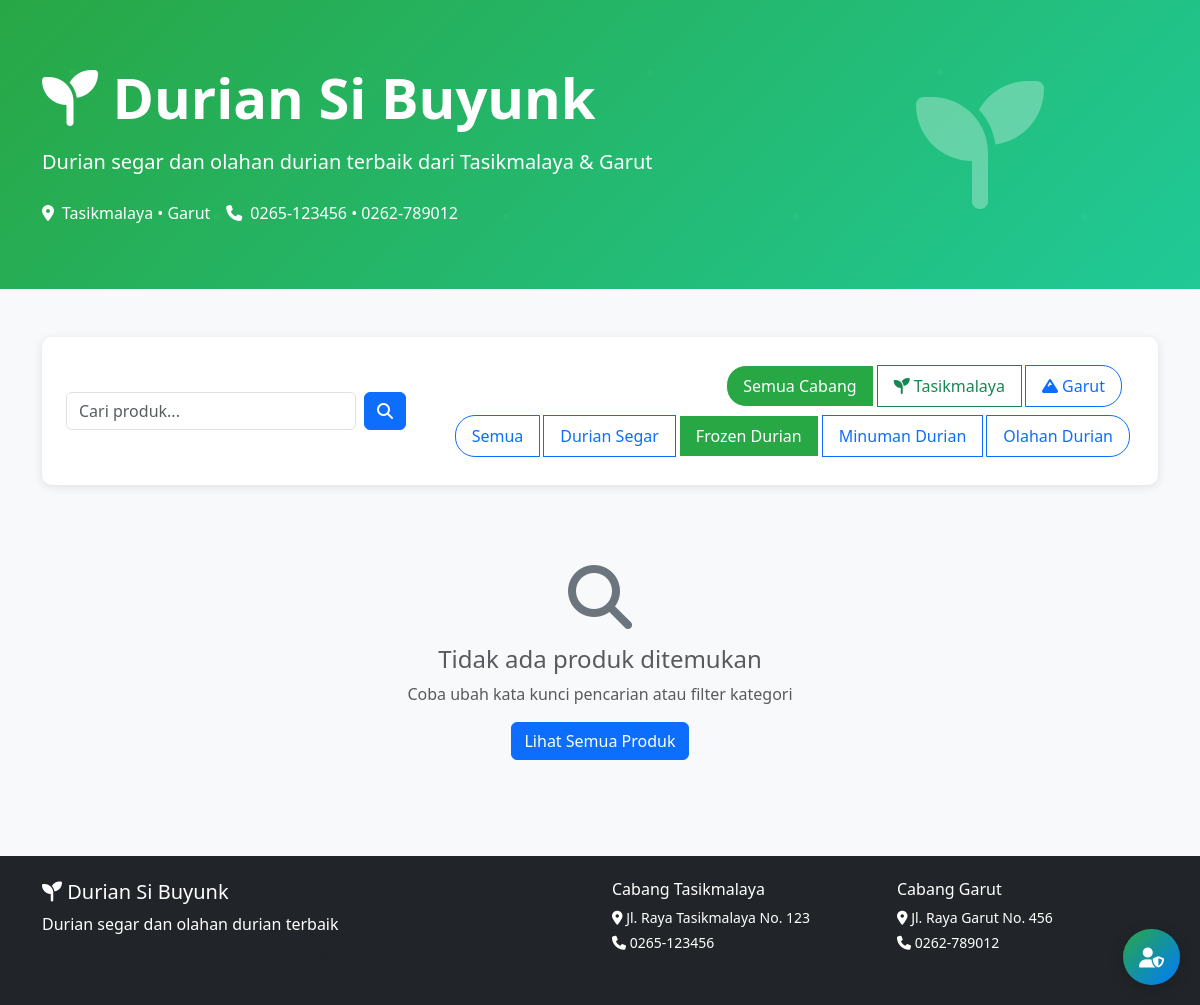
Before: /?kategori=4 with the older database file.
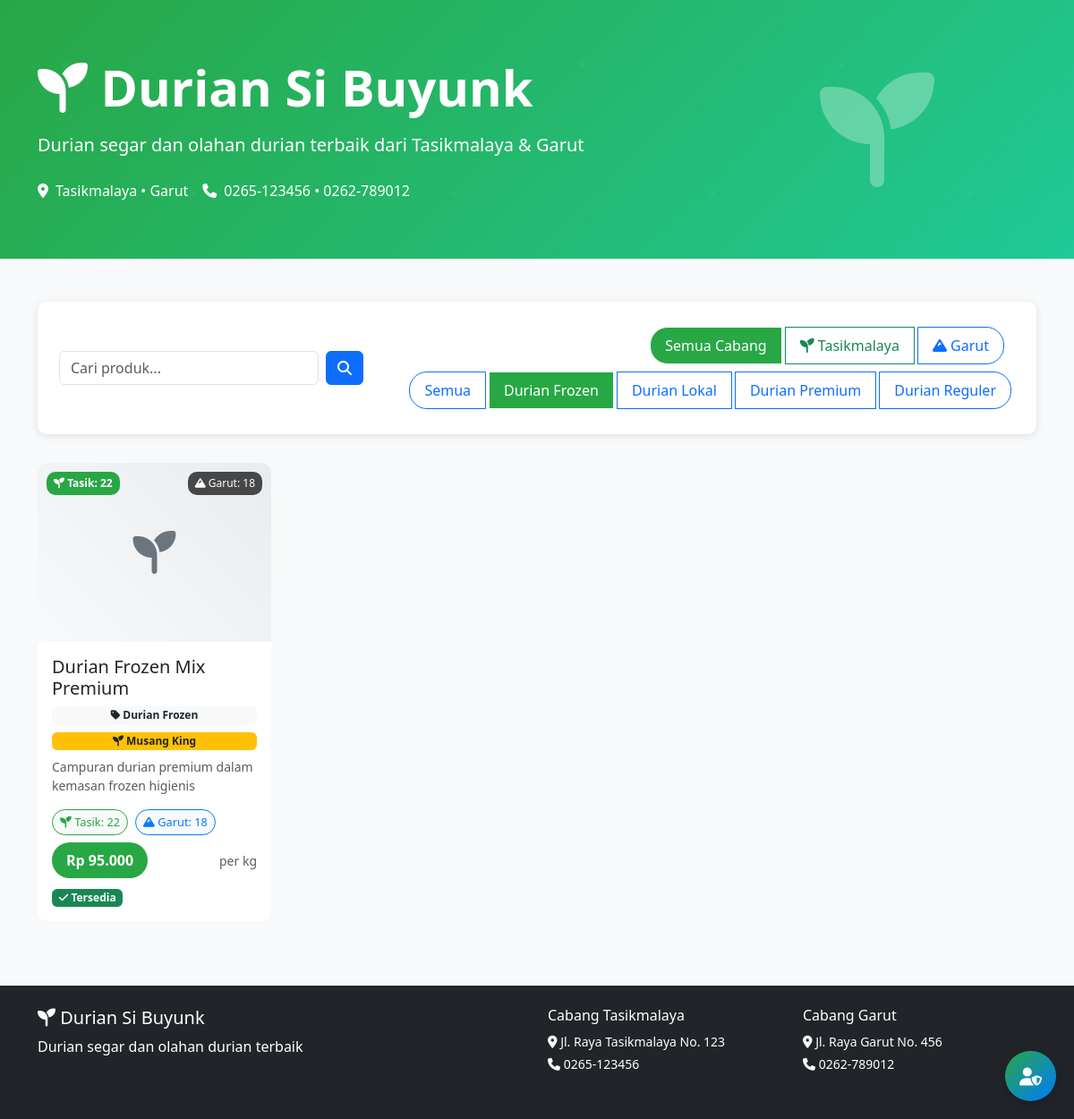
After: the same page with the newer database file.
### tables this page shows
CREATE TABLE `kategori` (
  `id` int(11) NOT NULL,
  `nama_kategori` varchar(100) NOT NULL,
  `deskripsi` text DEFAULT NULL,
  `created_at` timestamp NOT NULL DEFAULT current_timestamp()
);

CREATE TABLE `produk` (
  `id` int(11) NOT NULL,
  `nama_produk` varchar(200) NOT NULL,
  `kategori_id` int(11) DEFAULT NULL,
  `jenis_durian_id` int(11) DEFAULT NULL,
  `harga` decimal(12,2) NOT NULL,
  `harga_per_kg` decimal(12,2) DEFAULT 0.00 COMMENT 'Harga per kilogram',
  `stok_tasik` int(11) DEFAULT 0,
  `stok_garut` int(11) DEFAULT 0,
  `total_kg_tasik` decimal(10,3) DEFAULT 0.000 COMMENT 'Total berat stok Tasik dalam kg',
  `total_kg_garut` decimal(10,3) DEFAULT 0.000 COMMENT 'Total berat stok Garut dalam kg',
  `total_pcs_tasik` int(11) DEFAULT 0 COMMENT 'Total pieces Tasik',
  `total_pcs_garut` int(11) DEFAULT 0 COMMENT 'Total pieces Garut',
  `satuan` varchar(20) DEFAULT 'pcs',
  `deskripsi` text DEFAULT NULL,
  `gambar` varchar(255) DEFAULT NULL,
  `status` enum('aktif','nonaktif') DEFAULT 'aktif',
  `created_at` timestamp NOT NULL DEFAULT current_timestamp(),
  `updated_at` timestamp NOT NULL DEFAULT current_timestamp() ON UPDATE current_timestamp()
);

CREATE TABLE `jenis_durian` (
  `id` int(11) NOT NULL,
  `nama_jenis` varchar(100) NOT NULL,
  `deskripsi` text DEFAULT NULL,
  `created_at` timestamp NOT NULL DEFAULT current_timestamp()
);

### includes/functions.php (called while the page is built, shortened)
<?php
require_once __DIR__ . '/../config/config.php';
function getCategories() {
    try {
        $pdo = getConnection();
        $stmt = $pdo->query("SELECT * FROM kategori ORDER BY nama_kategori");
        return $stmt->fetchAll();
    } catch (Exception $e) {
        return [];
    }
}
function getProducts($cabang_id = null, $kategori_id = null, $search = null) {
    try {
        $pdo = getConnection();
        $sql = "SELECT p.*, k.nama_kategori, jd.nama_jenis,
                CASE
                    WHEN ? = 1 THEN p.stok_tasik
                    WHEN ? = 2 THEN p.stok_garut
                    ELSE (p.stok_tasik + p.stok_garut)
                END as stok
                FROM produk p
                LEFT JOIN kategori k ON p.kategori_id = k.id
                LEFT JOIN jenis_durian jd ON p.jenis_durian_id = jd.id
                WHERE p.status = 'aktif'";
        $params = [$cabang_id, $cabang_id];
        if ($kategori_id) {
            $sql .= " AND p.kategori_id = ?";
            $params[] = $kategori_id;
        }
        $sql .= " ORDER BY p.nama_produk";
        $stmt = $pdo->prepare($sql);
        $stmt->execute($params);
        return $stmt->fetchAll();
    } catch (Exception $e) {
        return [];
    }
}
?>

### config/config.php (called while the page is built, shortened)
<?php
function formatRupiah($amount) {
    return 'Rp ' . number_format($amount, 0, ',', '.');
}
?>

### index.php (the view, shortened to what this page needs)
<?php
require_once(__DIR__ . '/config/config.php');
require_once(__DIR__ . '/includes/functions.php');
$kategori_id = isset($_GET['kategori']) ? (int)$_GET['kategori'] : null;
$search = isset($_GET['search']) ? sanitize($_GET['search']) : null;
$cabang_filter = isset($_GET['cabang']) ? (int)$_GET['cabang'] : null;
$categories = getCategories();
$products = getProducts($cabang_filter, $kategori_id, $search);
?>
<!DOCTYPE html>
<html lang="id">
<head>
    <link href="https://cdn.jsdelivr.net/npm/bootstrap@5.3.0/dist/css/bootstrap.min.css" rel="stylesheet">
    <link href="https://cdnjs.cloudflare.com/ajax/libs/font-awesome/6.4.0/css/all.min.css" rel="stylesheet">
</head>
<body class="bg-light">
    <a href="/DurianSiBuyunk/public/" class="admin-login-btn text-decoration-none" title="Login Admin">
        <i class="fas fa-user-shield fa-lg"></i>
    </a>
    <section class="hero-section">
        <div class="container">
            <div class="row align-items-center">
                <div class="col-lg-8">
                    <div class="hero-content">
                        <h1 class="display-4 fw-bold mb-3">
                            <i class="fas fa-seedling"></i> Durian Si Buyunk
                        </h1>
                        <p class="lead mb-4">Durian segar dan olahan durian terbaik dari Tasikmalaya & Garut</p>
                        <div class="d-flex flex-wrap gap-3">
                            <div class="d-flex align-items-center">
                                <i class="fas fa-map-marker-alt me-2"></i>
                                <span>Tasikmalaya • Garut</span>
                            </div>
                            <div class="d-flex align-items-center">
                                <i class="fas fa-phone me-2"></i>
                                <span>0265-123456 • 0262-789012</span>
                            </div>
                        </div>
                    </div>
                </div>
                <div class="col-lg-4 text-center">
                    <i class="fas fa-seedling" style="font-size: 8rem; opacity: 0.3;"></i>
                </div>
            </div>
        </div>
    </section>
    <div class="container my-5">
        <div class="category-filter">
            <div class="row align-items-center">
                <div class="col-md-4">
                    <form method="GET" class="d-flex">
                        <input type="text" name="search" class="form-control me-2" placeholder="Cari produk..."
                               value="<?= htmlspecialchars($search ?? '') ?>">
                        <button type="submit" class="btn btn-primary">
                            <i class="fas fa-search"></i>
                        </button>
                    </form>
                </div>
                <div class="col-md-8 text-md-end mt-3 mt-md-0">
                    <div class="btn-group me-2" role="group">
                        <a href="?<?= http_build_query(array_filter(['kategori' => $kategori_id, 'search' => $search])) ?>"
                           class="btn filter-btn <?= !$cabang_filter ? 'active' : 'btn-outline-secondary' ?>">
                            Semua Cabang
                        </a>
                        <a href="?<?= http_build_query(array_filter(['cabang' => CABANG_TASIK, 'kategori' => $kategori_id, 'search' => $search])) ?>"
                           class="btn filter-btn <?= $cabang_filter == CABANG_TASIK ? 'active' : 'btn-outline-success' ?>">
                            <i class="fas fa-seedling"></i> Tasikmalaya
                        </a>
                        <a href="?<?= http_build_query(array_filter(['cabang' => CABANG_GARUT, 'kategori' => $kategori_id, 'search' => $search])) ?>"
                           class="btn filter-btn <?= $cabang_filter == CABANG_GARUT ? 'active' : 'btn-outline-primary' ?>">
                            <i class="fas fa-mountain"></i> Garut
                        </a>
                    </div>
                    <div class="btn-group" role="group">
                        <a href="?<?= http_build_query(array_filter(['cabang' => $cabang_filter, 'search' => $search])) ?>"
                           class="btn filter-btn <?= !$kategori_id ? 'active' : 'btn-outline-primary' ?>">
                            Semua
                        </a>
                        <?php foreach ($categories as $category): ?>
                            <a href="?<?= http_build_query(array_filter(['cabang' => $cabang_filter, 'kategori' => $category['id'], 'search' => $search])) ?>"
                               class="btn filter-btn <?= $kategori_id == $category['id'] ? 'active' : 'btn-outline-primary' ?>">
                                <?= htmlspecialchars($category['nama_kategori']) ?>
                            </a>
                        <?php endforeach; ?>
                    </div>
                </div>
            </div>
        </div>
        <div class="row">
            <?php if (empty($products)): ?>
                <div class="col-12">
                    <div class="text-center py-5">
                        <i class="fas fa-search" style="font-size: 4rem; color: #6c757d;"></i>
                        <h4 class="mt-3 text-muted">Tidak ada produk ditemukan</h4>
                        <p class="text-muted">Coba ubah kata kunci pencarian atau filter kategori</p>
                        <a href="index.php" class="btn btn-primary">Lihat Semua Produk</a>
                    </div>
                </div>
            <?php else: ?>
                <?php foreach ($products as $product): ?>
                    <div class="col-lg-3 col-md-4 col-sm-6 mb-4">
                        <div class="card product-card h-100 position-relative">
                            <?php if (!$cabang_filter): ?>
                                <div class="branch-badge branch-tasik">
                                    <i class="fas fa-seedling"></i> Tasik: <?= $product['stok_tasik'] ?>
                                </div>
                                <div class="stock-badge">
                                    <i class="fas fa-mountain"></i> Garut: <?= $product['stok_garut'] ?>
                                </div>
                            <?php else: ?>
                                <div class="stock-badge">
                                    <i class="fas fa-boxes"></i> <?= $product['stok'] ?> <?= htmlspecialchars($product['satuan']) ?>
                                </div>
                            <?php endif; ?>
                            <div class="product-image">
                                <?php if ($product['gambar'] && file_exists("assets/images/products/" . $product['gambar'])): ?>
                                    <img src="assets/images/products/<?= $product['gambar'] ?>"
                                         class="card-img-top product-image"
                                         alt="<?= htmlspecialchars($product['nama_produk']) ?>">
                                <?php else: ?>
                                    <i class="fas fa-seedling"></i>
                                <?php endif; ?>
                            </div>
                            <div class="card-body d-flex flex-column">
                                <h5 class="card-title"><?= htmlspecialchars($product['nama_produk']) ?></h5>
                                <?php if ($product['nama_kategori']): ?>
                                    <span class="badge bg-light text-dark mb-2">
                                        <i class="fas fa-tag"></i> <?= htmlspecialchars($product['nama_kategori']) ?>
                                    </span>
                                <?php endif; ?>
                                <?php if ($product['nama_jenis']): ?>
                                    <span class="badge bg-warning text-dark mb-2">
                                        <i class="fas fa-seedling"></i> <?= htmlspecialchars($product['nama_jenis']) ?>
                                    </span>
                                <?php endif; ?>
                                <p class="card-text text-muted small flex-grow-1">
                                    <?= htmlspecialchars(substr($product['deskripsi'], 0, 100)) ?>
                                </p>
                                <?php if (!$cabang_filter): ?>
                                    <div class="stock-info mb-2">
                                        <div class="stock-item tasik">
                                            <i class="fas fa-seedling"></i> Tasik: <?= $product['stok_tasik'] ?>
                                        </div>
                                        <div class="stock-item garut">
                                            <i class="fas fa-mountain"></i> Garut: <?= $product['stok_garut'] ?>
                                        </div>
                                    </div>
                                <?php endif; ?>
                                <div class="d-flex justify-content-between align-items-center">
                                    <span class="price-tag">
                                        <?= formatRupiah($product['harga']) ?>
                                    </span>
                                    <small class="text-muted">
                                        per <?= htmlspecialchars($product['satuan']) ?>
                                    </small>
                                </div>
                                <?php
                                $totalStok = $cabang_filter ? $product['stok'] : ($product['stok_tasik'] + $product['stok_garut']);
                                ?>
                                <?php if ($totalStok > 0): ?>
                                    <div class="mt-2">
                                        <span class="badge bg-success">
                                            <i class="fas fa-check"></i> Tersedia
                                        </span>
                                    </div>
                                <?php endif; ?>
                            </div>
                        </div>
                    </div>
                <?php endforeach; ?>
            <?php endif; ?>
        </div>
    </div>
    <footer class="bg-dark text-white py-4 mt-5">
        <div class="container">
            <div class="row">
                <div class="col-md-6">
                    <h5><i class="fas fa-seedling"></i> Durian Si Buyunk</h5>
                    <p class="mb-2">Durian segar dan olahan durian terbaik</p>
                    <p class="text-muted small">© 2025 Durian Si Buyunk. All rights reserved.</p>
                </div>
                <div class="col-md-3">
                    <h6>Cabang Tasikmalaya</h6>
                    <p class="small mb-1">
                        <i class="fas fa-map-marker-alt"></i> Jl. Raya Tasikmalaya No. 123
                    </p>
                    <p class="small">
                        <i class="fas fa-phone"></i> 0265-123456
                    </p>
                </div>
                <div class="col-md-3">
                    <h6>Cabang Garut</h6>
                    <p class="small mb-1">
                        <i class="fas fa-map-marker-alt"></i> Jl. Raya Garut No. 456
                    </p>
                    <p class="small">
                        <i class="fas fa-phone"></i> 0262-789012
                    </p>
                </div>
            </div>
        </div>
    </footer>
</body>
</html>

### index.php (style rules this page uses)
:root { --primary-color: #28a745; --secondary-color: #ffc107; --tasik-color: #28a745; --garut-color: #007bff; }
.hero-section { background: linear-gradient(135deg, var(--primary-color), #20c997); color: white; padding: 4rem 0; position: relative; overflow: hidden; }
.hero-section::before { content: ''; position: absolute; top: 0; left: 0; right: 0; bottom: 0; opacity: 0.3; }
.hero-content { position: relative; z-index: 1; }
.product-card { transition: transform 0.3s ease, box-shadow 0.3s ease; border: none; border-radius: 12px; overflow: hidden; height: 100%; }
.product-image { height: 200px; object-fit: cover; background: linear-gradient(45deg, #f8f9fa, #e9ecef); display: flex; align-items: center; justify-content: center; font-size: 3rem; color: #6c757d; }
.price-tag { background: var(--primary-color); color: white; padding: 0.5rem 1rem; border-radius: 20px; font-weight: bold; }
.stock-badge { position: absolute; top: 10px; right: 10px; background: rgba(0,0,0,0.7); color: white; padding: 0.25rem 0.5rem; border-radius: 10px; font-size: 0.75rem; }
.branch-badge { position: absolute; top: 10px; left: 10px; padding: 0.25rem 0.5rem; border-radius: 10px; font-size: 0.75rem; font-weight: bold; }
.branch-tasik { background: var(--tasik-color); color: white; }
.category-filter { background: white; border-radius: 10px; padding: 1.5rem; box-shadow: 0 2px 10px rgba(0,0,0,0.1); margin-bottom: 2rem; }
.filter-btn { border-radius: 20px; padding: 0.5rem 1rem; margin: 0.25rem; transition: all 0.3s ease; }
.filter-btn.active { background: var(--primary-color); color: white; }
.admin-login-btn { position: fixed; bottom: 20px; right: 20px; z-index: 1000; background: linear-gradient(135deg, var(--tasik-color), var(--garut-color)); border: none; color: white; padding: 1rem; border-radius: 50px; box-shadow: 0 4px 15px rgba(0,0,0,0.2); transition: all 0.3s ease; }
.stock-info { display: flex; gap: 0.5rem; flex-wrap: wrap; }
.stock-item { background: #f8f9fa; padding: 0.25rem 0.5rem; border-radius: 15px; font-size: 0.8rem; border: 1px solid #dee2e6; }
.stock-item.tasik { border-color: var(--tasik-color); color: var(--tasik-color); }
.stock-item.garut { border-color: var(--garut-color); color: var(--garut-color); }

Changed rows visible on the page:
changed kategori: nama_kategori "Frozen Durian" → "Durian Frozen"
changed kategori: nama_kategori "Minuman Durian" → "Durian Lokal"
changed kategori: nama_kategori "Durian Segar" → "Durian Premium"; moves down the list
changed kategori: nama_kategori "Olahan Durian" → "Durian Reguler"
added produk: stok_tasik "22", stok_garut "18", nama_produk "Durian Frozen Mix Premium", kategori.nama_kategori "Durian Frozen", jenis_durian.nama_jenis "Musang King", deskripsi "Campuran durian premium dalam kemasan frozen higienis", harga "Rp 95.000", satuan "kg", shows "Tersedia"
Other visible differences:
text no longer shown: "Tidak ada produk ditemukan Coba ubah kata kunci pencarian atau filter kategori Lihat Semua Produk"
